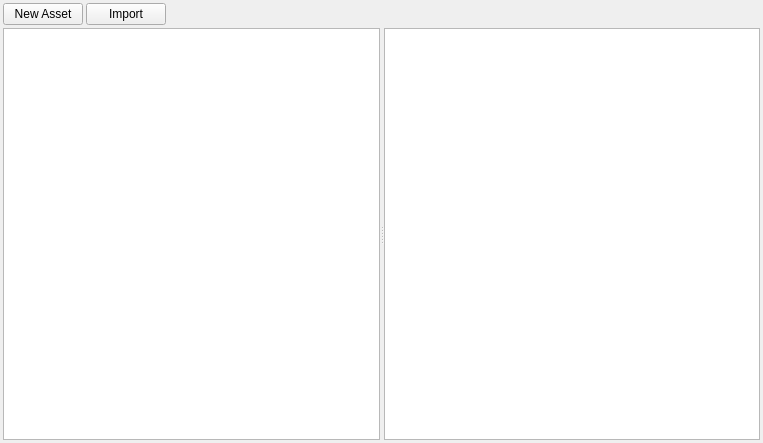
<?xml version="1.0" encoding="UTF-8"?>
<ui version="4.0">
 <class>AssetManager</class>
 <widget class="QWidget" name="AssetManager">
  <property name="geometry">
   <rect>
    <x>0</x>
    <y>0</y>
    <width>763</width>
    <height>443</height>
   </rect>
  </property>
  <property name="windowTitle">
   <string>Form</string>
  </property>
  <layout class="QGridLayout" name="gridLayout">
   <property name="leftMargin">
    <number>3</number>
   </property>
   <property name="topMargin">
    <number>3</number>
   </property>
   <property name="rightMargin">
    <number>3</number>
   </property>
   <property name="bottomMargin">
    <number>3</number>
   </property>
   <property name="spacing">
    <number>3</number>
   </property>
   <item row="0" column="0">
    <layout class="QHBoxLayout" name="horizontalLayout">
     <property name="spacing">
      <number>3</number>
     </property>
     <item>
      <widget class="QPushButton" name="pbNewAsset">
       <property name="text">
        <string>New Asset</string>
       </property>
      </widget>
     </item>
     <item>
      <widget class="QPushButton" name="pbImport">
       <property name="text">
        <string>Import</string>
       </property>
       <property name="icon">
        <iconset resource="../resources.qrc">
         <normaloff>:/icons/resources/Import16.png</normaloff>:/icons/resources/Import16.png</iconset>
       </property>
      </widget>
     </item>
     <item>
      <spacer name="horizontalSpacer">
       <property name="orientation">
        <enum>Qt::Horizontal</enum>
       </property>
       <property name="sizeHint" stdset="0">
        <size>
         <width>40</width>
         <height>20</height>
        </size>
       </property>
      </spacer>
     </item>
    </layout>
   </item>
   <item row="1" column="0">
    <widget class="QSplitter" name="splitter">
     <property name="sizePolicy">
      <sizepolicy hsizetype="Expanding" vsizetype="MinimumExpanding">
       <horstretch>0</horstretch>
       <verstretch>0</verstretch>
      </sizepolicy>
     </property>
     <property name="orientation">
      <enum>Qt::Horizontal</enum>
     </property>
     <widget class="QTreeView" name="treeView">
      <property name="alternatingRowColors">
       <bool>true</bool>
      </property>
      <property name="indentation">
       <number>16</number>
      </property>
      <property name="rootIsDecorated">
       <bool>true</bool>
      </property>
      <property name="animated">
       <bool>true</bool>
      </property>
      <property name="allColumnsShowFocus">
       <bool>true</bool>
      </property>
      <attribute name="headerVisible">
       <bool>false</bool>
      </attribute>
     </widget>
     <widget class="QListView" name="listView">
      <property name="contextMenuPolicy">
       <enum>Qt::CustomContextMenu</enum>
      </property>
      <property name="dragEnabled">
       <bool>true</bool>
      </property>
      <property name="dragDropMode">
       <enum>QAbstractItemView::DropOnly</enum>
      </property>
      <property name="defaultDropAction">
       <enum>Qt::CopyAction</enum>
      </property>
      <property name="alternatingRowColors">
       <bool>true</bool>
      </property>
      <property name="movement">
       <enum>QListView::Static</enum>
      </property>
      <property name="flow">
       <enum>QListView::TopToBottom</enum>
      </property>
      <property name="isWrapping" stdset="0">
       <bool>true</bool>
      </property>
      <property name="resizeMode">
       <enum>QListView::Fixed</enum>
      </property>
      <property name="spacing">
       <number>3</number>
      </property>
      <property name="viewMode">
       <enum>QListView::ListMode</enum>
      </property>
      <property name="uniformItemSizes">
       <bool>false</bool>
      </property>
      <property name="wordWrap">
       <bool>false</bool>
      </property>
      <property name="selectionRectVisible">
       <bool>true</bool>
      </property>
     </widget>
    </widget>
   </item>
  </layout>
 </widget>
 <resources>
  <include location="../resources.qrc"/>
 </resources>
 <connections/>
</ui>
